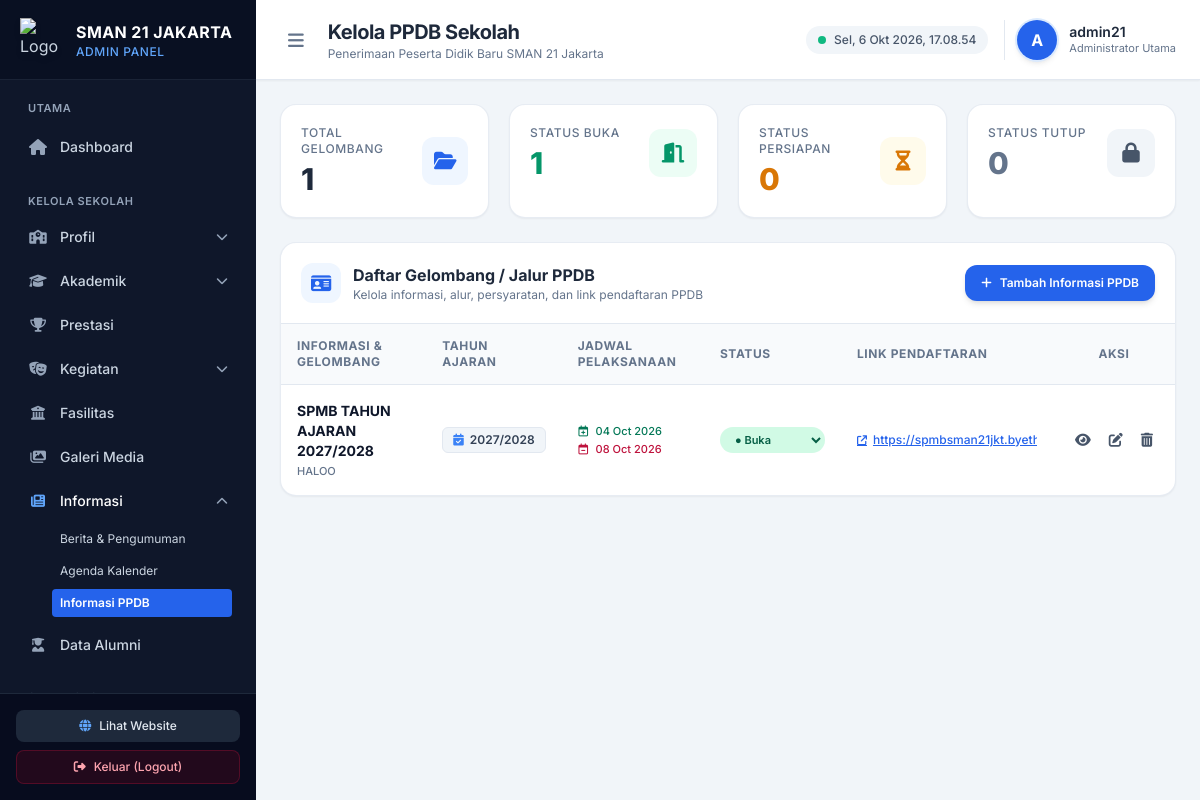
Screenshot of /admin/informasi/ppdb.php with the database file from the repository.
### tables this page shows
CREATE TABLE `ppdb` (
  `id` int(11) NOT NULL,
  `judul` varchar(255) NOT NULL,
  `deskripsi` text DEFAULT NULL,
  `tahun_ajaran` varchar(20) NOT NULL,
  `tanggal_mulai` date DEFAULT NULL,
  `tanggal_selesai` date DEFAULT NULL,
  `persyaratan` text DEFAULT NULL,
  `alur_pendaftaran` text DEFAULT NULL,
  `dokumen` text DEFAULT NULL,
  `link_pendaftaran` varchar(255) DEFAULT NULL,
  `kontak` varchar(100) DEFAULT NULL,
  `status` enum('buka','tutup','persiapan') NOT NULL DEFAULT 'buka'
);

### admin/informasi/ppdb.php (the view, shortened to what the rows shown need)
<?php
$host = 'sql305.byethost3.com';
$user = 'b3_43046986';
$pass = 'J@karta5';
$db   = 'b3_43046986_sman21jkt';
$conn = @mysqli_connect($host, $user, $pass, $db);
if (!$conn) {
    $db_error = "Koneksi database gagal: " . mysqli_connect_error();
} else {
    mysqli_set_charset($conn, "utf8mb4");
}
$ppdb_list = [];
if ($conn) {
    $result = mysqli_query($conn, "SELECT * FROM ppdb ORDER BY id DESC");
    if ($result) {
        while ($row = mysqli_fetch_assoc($result)) {
            $ppdb_list[] = $row;
        }
    }
}
?>
<!DOCTYPE html>
<html lang="id">
<head>
    <script src="https://cdn.tailwindcss.com"></script>
    <link rel="stylesheet" href="https://cdnjs.cloudflare.com/ajax/libs/font-awesome/6.4.0/css/all.min.css">
</head>
<body class="bg-slate-50 font-sans text-slate-800 antialiased flex h-screen overflow-hidden">
    <aside id="sidebar" class="w-64 bg-slate-900 text-slate-300 flex flex-col flex-shrink-0 transition-all duration-300 z-30">
        <div class="h-20 flex items-center gap-3 px-5 border-b border-slate-800/80 bg-slate-950/40">
            <div class="leading-tight">
                <h1 class="font-bold text-white text-base tracking-wide">SMAN 21 JAKARTA</h1>
            </div>
        </div>
    </aside>
    <div class="flex-1 flex flex-col min-w-0 overflow-hidden bg-slate-100">
        <header class="h-20 bg-white border-b border-slate-200 flex items-center justify-between px-6 z-10 shadow-sm">
            <div class="flex items-center gap-4">
                <div>
                    <h2 class="text-xl font-bold text-slate-800 tracking-tight">Kelola PPDB Sekolah</h2>
                </div>
            </div>
        </header>
        <main class="flex-1 overflow-y-auto p-6 space-y-6">
            <div class="bg-white rounded-2xl border border-slate-200/80 shadow-sm">
                <div class="overflow-x-auto">
                    <table class="w-full text-left text-xs text-slate-600">
                        <thead class="bg-slate-50 text-slate-500 font-semibold uppercase tracking-wider border-b border-slate-200">
                            <tr>
                                <th class="py-3.5 px-4">Informasi & Gelombang</th>
                                <th class="py-3.5 px-4">Tahun Ajaran</th>
                                <th class="py-3.5 px-4">Jadwal Pelaksanaan</th>
                                <th class="py-3.5 px-4">Status</th>
                                <th class="py-3.5 px-4">Link Pendaftaran</th>
                                <th class="py-3.5 px-4 text-center">Aksi</th>
                            </tr>
                        </thead>
                        <tbody class="divide-y divide-slate-100">
                            <?php if (!empty($ppdb_list)): ?>
                                <?php foreach ($ppdb_list as $item): ?>
                                    <tr class="hover:bg-slate-50/80 transition">
                                        <td class="py-4 px-4 font-medium text-slate-800">
                                            <div class="font-bold text-sm text-slate-900"><?= htmlspecialchars($item['judul']) ?></div>
                                            <?php if (!empty($item['deskripsi'])): ?>
                                                <div class="text-slate-500 text-[11px] line-clamp-1 mt-0.5 max-w-xs">
                                                    <?= htmlspecialchars($item['deskripsi']) ?>
                                                </div>
                                            <?php endif; ?>
                                        </td>
                                        <td class="py-4 px-4 whitespace-nowrap">
                                            <span class="inline-flex items-center px-2.5 py-1 rounded-md bg-slate-100 text-slate-700 font-semibold text-xs border border-slate-200">
                                                <i class="fa-solid fa-calendar-check mr-1.5 text-blue-500"></i>
                                                <?= htmlspecialchars($item['tahun_ajaran']) ?>
                                            </span>
                                        </td>
                                        <td class="py-4 px-4 whitespace-nowrap text-slate-600">
                                            <?php if (!empty($item['tanggal_mulai']) || !empty($item['tanggal_selesai'])): ?>
                                                <div class="flex flex-col gap-0.5 text-[11px]">
                                                    <span class="text-emerald-700 font-medium">
                                                        <i class="fa-regular fa-calendar-plus mr-1"></i>
                                                        <?= $item['tanggal_mulai'] ? date('d M Y', strtotime($item['tanggal_mulai'])) : '-' ?>
                                                    </span>
                                                    <span class="text-rose-700 font-medium">
                                                        <i class="fa-regular fa-calendar-minus mr-1"></i>
                                                        <?= $item['tanggal_selesai'] ? date('d M Y', strtotime($item['tanggal_selesai'])) : '-' ?>
                                                    </span>
                                                </div>
                                            <?php else: ?>
                                                <span class="text-slate-400 italic">Belum ditentukan</span>
                                            <?php endif; ?>
                                        </td>
                                        <td class="py-4 px-4 whitespace-nowrap">
                                            <form method="POST" class="inline-block">
                                                <select name="status" onchange="this.form.submit()" class="text-[11px] font-semibold px-2.5 py-1 rounded-full cursor-pointer focus:outline-none transition border border-transparent shadow-xs
                                                    <?php
                                                        if ($item['status'] === 'buka') echo 'bg-emerald-100 text-emerald-800 border-emerald-300 hover:bg-emerald-200';
                                                        elseif ($item['status'] === 'persiapan') echo 'bg-amber-100 text-amber-800 border-amber-300 hover:bg-amber-200';
                                                        else echo 'bg-slate-100 text-slate-700 border-slate-300 hover:bg-slate-200';
                                                    ?>">
                                                    <option value="buka" <?= $item['status'] === 'buka' ? 'selected' : '' ?>>● Buka</option>
                                                </select>
                                            </form>
                                        </td>
                                        <td class="py-4 px-4">
                                            <?php if (!empty($item['link_pendaftaran'])): ?>
                                                <a href="<?= htmlspecialchars($item['link_pendaftaran']) ?>" target="_blank" class="inline-flex items-center gap-1.5 text-blue-600 hover:text-blue-800 font-medium underline text-xs max-w-[180px] truncate">
                                                    <i class="fa-solid fa-arrow-up-right-from-square text-[10px]"></i>
                                                    <?= htmlspecialchars($item['link_pendaftaran']) ?>
                                                </a>
                                            <?php else: ?>
                                                <span class="text-slate-400 italic">-</span>
                                            <?php endif; ?>
                                        </td>
                                        <td class="py-4 px-4 text-center whitespace-nowrap">
                                            <div class="inline-flex items-center gap-1.5">
                                                <button onclick='openDetailModal(<?= json_encode($item) ?>)' class="p-1.5 text-slate-600 hover:text-blue-600 hover:bg-blue-50 rounded-lg transition" title="Lihat Detail">
                                                    <i class="fa-solid fa-eye text-sm"></i>
                                                </button>
                                                <button onclick='openEditModal(<?= json_encode($item) ?>)' class="p-1.5 text-slate-600 hover:text-amber-600 hover:bg-amber-50 rounded-lg transition" title="Edit Data">
                                                    <i class="fa-solid fa-pen-to-square text-sm"></i>
                                                </button>
                                                <form method="POST" onsubmit="return confirm('Apakah Anda yakin ingin menghapus data PPDB ini?');" class="inline">
                                                    <button type="submit" class="p-1.5 text-slate-600 hover:text-rose-600 hover:bg-rose-50 rounded-lg transition" title="Hapus Data">
                                                        <i class="fa-solid fa-trash-can text-sm"></i>
                                                    </button>
                                                </form>
                                            </div>
                                        </td>
                                    </tr>
                                <?php endforeach; ?>
                            <?php endif; ?>
                        </tbody>
                    </table>
                </div>
            </div>
        </main>
    </div>
</body>
</html>

### rows the page displays
ppdb: judul "SPMB TAHUN AJARAN 2027/2028", deskripsi "HALOO", tahun_ajaran "2027/2028", tanggal_mulai "04 Oct 2026", tanggal_selesai "08 Oct 2026", status "● Buka", link_pendaftaran "https://spmbsman21jkt.by…"

### other values shown
substr($admin_username, 0, 1) "A"
$admin_username "admin21"
$total_ppdb "1"
$total_buka "1"
$total_persiapan "0"
$total_tutup "0"
